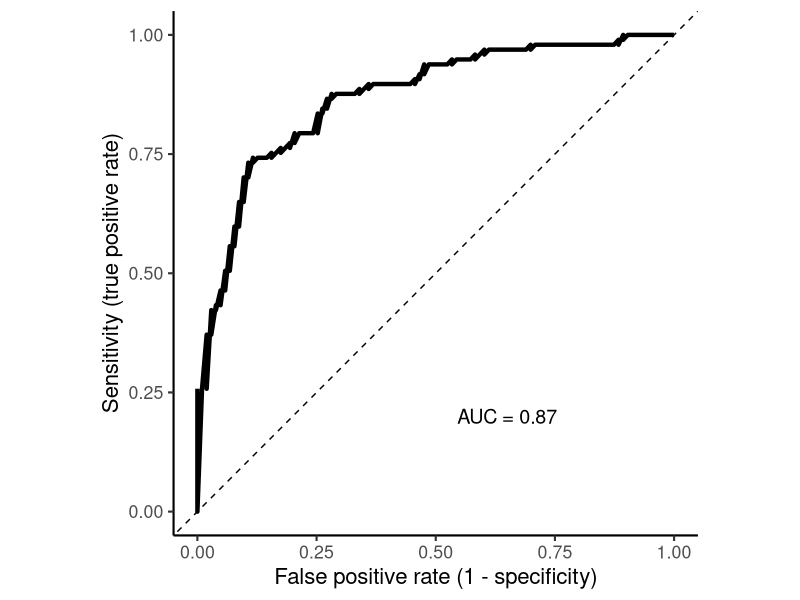

Reproduce this figure in R.
## ---- chunk 1
#| label: fig-roc-example
#| fig-cap: "Example ROC curve. The curve shows sensitivity versus the false positive rate (1 - specificity) across different classification thresholds."
#| fig-width: 6
#| fig-height: 5
#| echo: false
#| warning: false
#| message: false

library(pROC)
library(ggplot2)

set.seed(123)

# Simulate true class labels
n <- 200
truth <- factor(
  sample(c("Negative", "Positive"), n, replace = TRUE),
  levels = c("Negative", "Positive")
)

# Simulate model scores:
# positive samples tend to receive higher scores
score <- ifelse(
  truth == "Positive",
  rbeta(n, shape1 = 5, shape2 = 3),
  rbeta(n, shape1 = 3, shape2 = 5)
)

# Calculate ROC curve
roc_obj <- roc(
  response = truth,
  predictor = score,
  levels = c("Negative", "Positive"),
  direction = "<",
  quiet = TRUE
)

auc_value <- auc(roc_obj)

# Extract sensitivity and specificity
roc_df <- data.frame(
  sensitivity = roc_obj$sensitivities,
  false_positive_rate = 1 - roc_obj$specificities
)

# Plot
ggplot(roc_df,
       aes(x = false_positive_rate, y = sensitivity)) +
  geom_line(linewidth = 1.5) +
  geom_abline(
    intercept = 0,
    slope = 1,
    linetype = "dashed"
  ) +
  annotate(
    "text",
    x = 0.65,
    y = 0.2,
    label = paste0("AUC = ", round(auc_value, 2)),
    size = 5
  ) +
  coord_equal() +
  labs(
    x = "False positive rate (1 - specificity)",
    y = "Sensitivity (true positive rate)"
  ) +
  theme_classic(base_size = 16)
